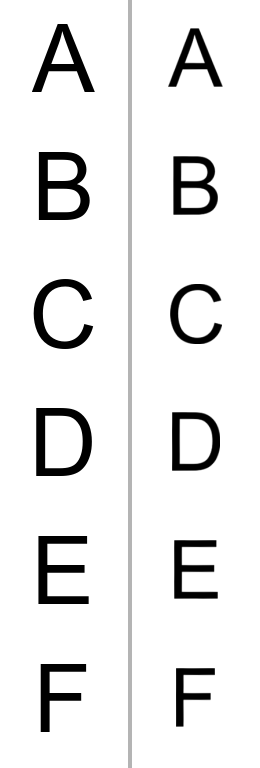
#> input picture docs/figuras/opencv_extractor_simulado.png, 260 x 768 px
$ python -i 02_extraer_recortes.py   (imports and definitions only)
#> lines starting #> are read from the running program, lines starting #| are printed output that depends on the picture; after the words box and inside, x2 and y2 are one past the last pixel; in counts of white or black regions, pixels touching at a corner belong together
#> further down, picture is the input picture: shape (768, 260); min 0, max 255, mean 234.3
"""Extrae y normaliza recortes manuscritos (1x128x128) desde hojas escaneadas o fotografiadas.

Pipeline OpenCV por hoja:
1. Detecta los 4 marcadores negros cuadrados de las esquinas.
2. Aplica corrección de perspectiva (`warpPerspective`) al lienzo calibrado (2550x3300).
3. Recorta cada celda según `data/templates/template_layout.json` eliminando bordes y línea base.
4. Limpia ruido/sombras con umbral adaptativo, centra horizontalmente respetando proporciones
   verticales y empareja cada glifo real `y` con su glifo base `x` (misma fuente que sintéticos).
5. Guarda `data/real_pairs/{train,val,test_unseen}/{x,y}/` y `metadata.csv`.

Uso real:
    python -m src.data.02_extraer_recortes --scans-dir data/raw_scans --output-dir data/real_pairs

Uso de prueba simulada (sin hojas impresas):
    python -m src.data.02_extraer_recortes --simulate-test
"""

from __future__ import annotations

import argparse
import csv
import json
from pathlib import Path

import cv2
import numpy as np
from PIL import Image

from src.config import IMG_SIZE
from src.data.glyph_render import get_default_base_font_path, render_glyph

IMAGE_EXTS = {".png", ".jpg", ".jpeg", ".bmp", ".tif", ".tiff", ".webp"}


def detect_corner_markers(gray: np.ndarray) -> np.ndarray:
    """Detecta los centros (x, y) de los 4 marcadores negros de esquina.

    Devuelve un arreglo float32 de forma (4, 2) ordenado:
    [top_left, top_right, bottom_right, bottom_left].
    """
    h, w = gray.shape[:2]
#> h = 768; w = 260
    img_area = float(h * w)
#> img_area = 199680

    blurred = cv2.GaussianBlur(gray, (5, 5), 0)
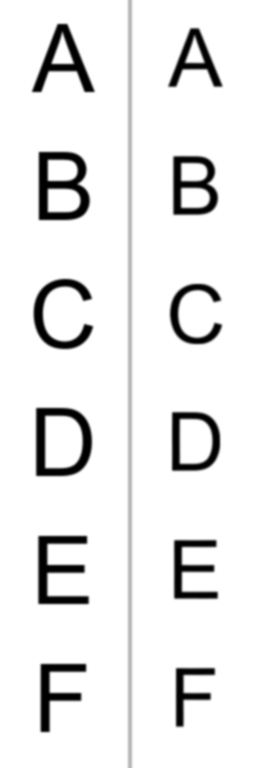
#> blurred: shape (768, 260); min 0, max 255, mean 234.3
    # Umbral adaptativo invertido + Otsu combinado para manejar tanto fotos con sombra como escaneos limpios
    _, thresh_otsu = cv2.threshold(blurred, 0, 255, cv2.THRESH_BINARY_INV + cv2.THRESH_OTSU)
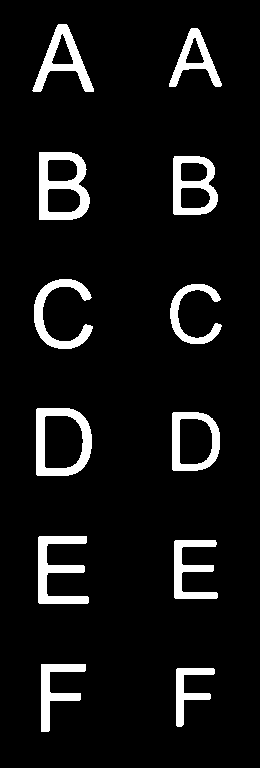
#> thresh_otsu: shape (768, 260); 7.9% white; 12 white regions, largest, box (x1, y1, x2, y2) and area: (39, 152, 90, 220) 1855, (36, 408, 92, 476) 1682, (38, 536, 89, 604) 1573
    thresh_adapt = cv2.adaptiveThreshold(
        blurred, 255, cv2.ADAPTIVE_THRESH_GAUSSIAN_C, cv2.THRESH_BINARY_INV, 51, 15
    )
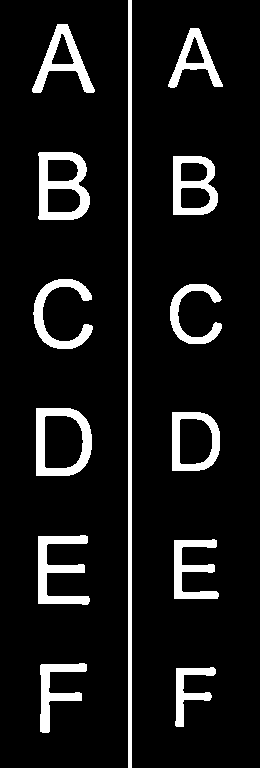
#> thresh_adapt: shape (768, 260); 9.7% white; 13 white regions, largest, box (x1, y1, x2, y2) and area: (128, 0, 132, 768) 3072, (38, 152, 90, 220) 1863, (36, 408, 92, 476) 1697

    candidates: list[tuple[float, float, float]] = []  # (cx, cy, area)
    for binary in (thresh_otsu, thresh_adapt):
        kernel = cv2.getStructuringElement(cv2.MORPH_RECT, (5, 5))
        closed = cv2.morphologyEx(binary, cv2.MORPH_CLOSE, kernel)
        contours, _ = cv2.findContours(closed, cv2.RETR_EXTERNAL, cv2.CHAIN_APPROX_SIMPLE)

        for cnt in contours:
            area = cv2.contourArea(cnt)
            if area < img_area * 0.0002 or area > img_area * 0.03:
                continue
            x, y, bw, bh = cv2.boundingRect(cnt)
            if bh == 0 or bw == 0:
                continue
            aspect = bw / float(bh)
            if not (0.70 <= aspect <= 1.40):
                continue
            fill_ratio = area / float(bw * bh)
            if fill_ratio < 0.72:
                continue
            hull = cv2.convexHull(cnt)
            hull_area = cv2.contourArea(hull)
            solidity = area / hull_area if hull_area > 0 else 0.0
            if solidity < 0.85:
                continue
            cx = x + bw * 0.5
            cy = y + bh * 0.5
            candidates.append((cx, cy, area))

        if len(candidates) >= 4:
            break
#> this loop made 1 pass
#> after the loop, candidates = [(196, 441.5, 2477.5), (64, 442, 3348), (195.5, 185.5, 2289.5), (64.5, 186, 3005.5)]

    if len(candidates) < 4:
        raise RuntimeError(
            f"Solo se detectaron {len(candidates)} marcadores válidos (se requieren 4). "
            "Verifica que los 4 cuadros negros de esquina sean completamente visibles."
        )

    pts = np.array([[c[0], c[1]] for c in candidates], dtype=np.float32)
#> pts = [[196, 441.5], [64, 442], [195.5, 185.5], [64.5, 186]]

    # Seleccionar el punto más cercano a cada una de las 4 esquinas de la imagen
    corners = np.array(
        [[0.0, 0.0], [float(w), 0.0], [float(w), float(h)], [0.0, float(h)]],
        dtype=np.float32,
    )
#> corners = [[0, 0], [260, 0], [260, 768], [0, 768]]
    selected = []
    used_idx: set[int] = set()
    for corner in corners:
        dists = np.linalg.norm(pts - corner, axis=1)
        for idx in np.argsort(dists):
            if int(idx) not in used_idx:
                used_idx.add(int(idx))
                selected.append(pts[int(idx)])
                break
#> this loop made 4 passes
#> dists on passes 1 to 4: [483.1, 446.6, 269.5, 196.9], [446.1, 483.5, 196.4, 269.8], [332.7, 380.4, 586.1, 614], [380.8, 332.2, 614.4, 585.6]
#> after the loop, selected = [[64.5, 186], [195.5, 185.5], [196, 441.5], [64, 442]]; used_idx = 4 items

    if len(selected) != 4:
        raise RuntimeError("No se pudieron asignar 4 marcadores únicos a las esquinas.")

    return np.array(selected, dtype=np.float32)


# [307 lines left out: functions warp_page_to_template, clean_and_normalize_cell, extract_from_scans, run_simulated_test, main, not called in this run]


# [2 lines not run here, left out]

>>> import cv2
>>> picture = cv2.imread('../../docs/figuras/opencv_extractor_simulado.png', cv2.IMREAD_GRAYSCALE)
>>> result = detect_corner_markers(picture)
#> result has the same summary as selected in detect_corner_markers

$ run again, on docs/figuras/auditoria_calidad_real_30.png
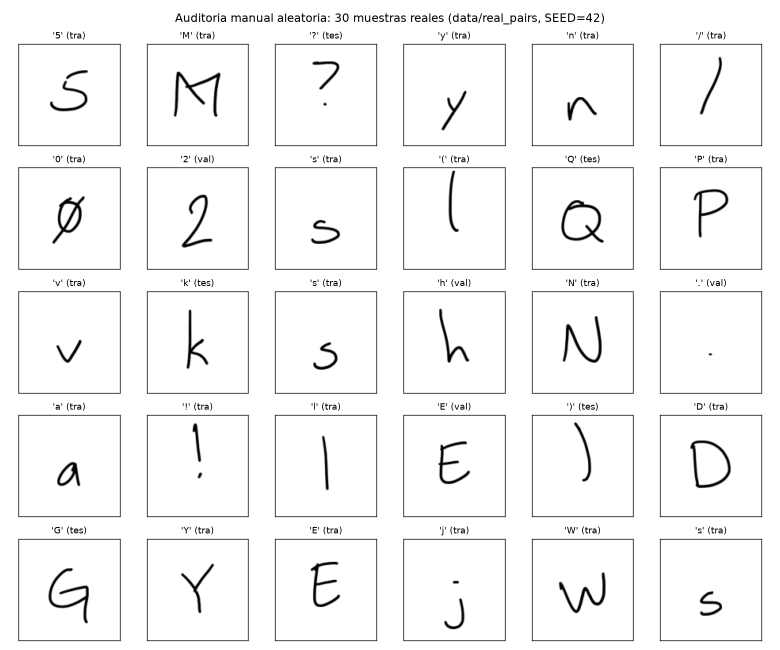
#> input picture docs/figuras/auditoria_calidad_real_30.png, 1560 x 1300 px (shown at 1/2 size)
#> picture is the input picture: shape (1300, 1560); min 0, max 255, mean 245.7
#> in detect_corner_markers, `_, thresh_otsu = cv2.threshold(blurred, 0, 255, cv2.THRESH_BINARY_INV ..`:
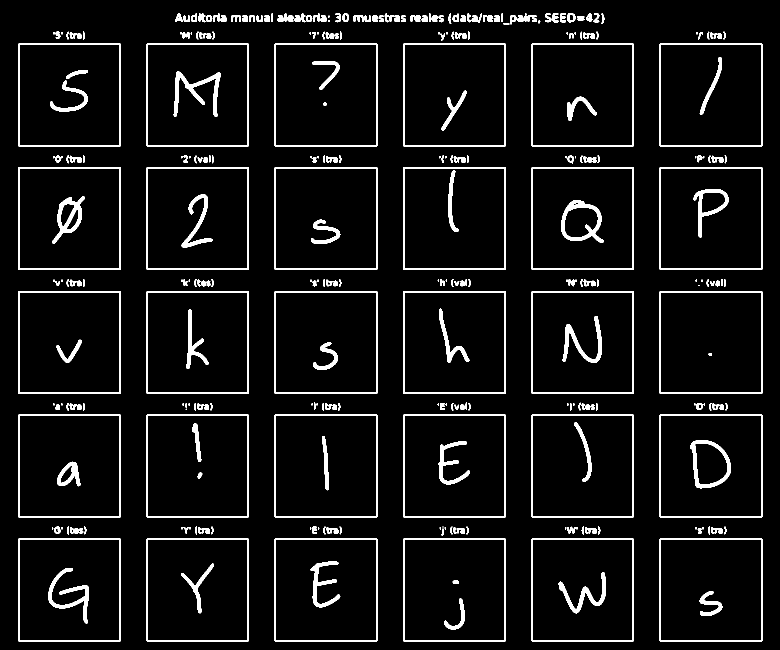
#> thresh_otsu: shape (1300, 1560) (shown at 1/2 size); 6.4% white; 321 white regions (65 under 20 px), largest, box (x1, y1, x2, y2) and area: (36, 87, 242, 293) 2432, (549, 87, 755, 293) 2432, (806, 87, 1012, 293) 2432
#> thresh_adapt: shape (1300, 1560); 6.4% white; 305 white regions (20 under 20 px), largest, box (x1, y1, x2, y2) and area: (35, 86, 243, 294) 2448, (548, 86, 756, 294) 2448, (805, 86, 1013, 294) 2448
#> the loop in detect_corner_markers, `for binary in (thresh_otsu, thresh_adapt):` made 1 pass
#> pass 1, in detect_corner_markers, `closed = cv2.morphologyEx(binary, cv2.MORPH_CLOSE, kernel)`:
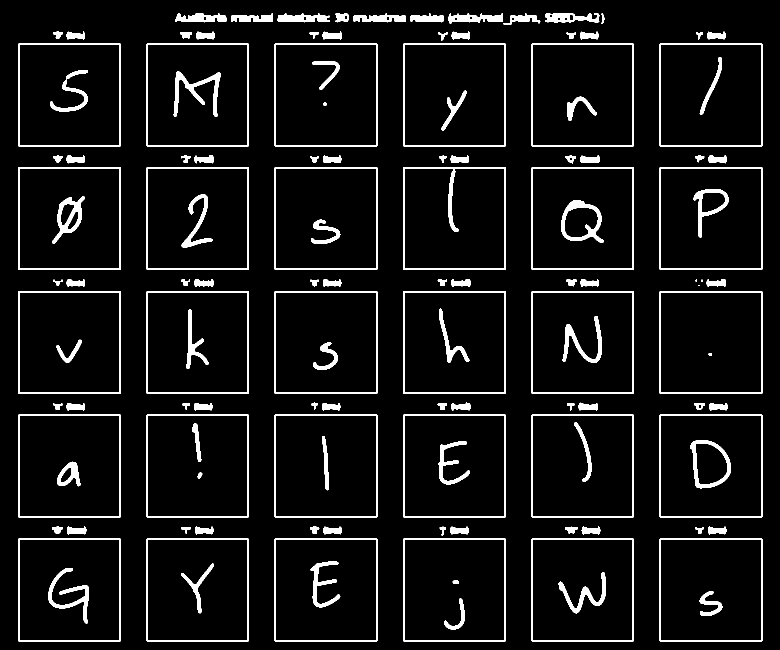
#> closed: shape (1300, 1560) (shown at 1/2 size); 6.8% white; 134 white regions (3 under 20 px), largest, box (x1, y1, x2, y2) and area: (806, 334, 1012, 540) 3357, (36, 87, 242, 293) 2432, (549, 87, 755, 293) 2432
#> after the loop in detect_corner_markers, `for binary in (thresh_otsu, thresh_adapt):`: candidates = 30 items, first 6: (1422, 1180, 42023), (1165.5, 1180, 41818), (909, 1180, 42023), (652, 1180, 42023), (395.5, 1180, 41818), (139, 1180, 42023)
#> pts = 30 pairs, first value 139 to 1422, second value 190 to 1180
#> after the loop in detect_corner_markers, `for corner in corners:`: selected = [[139, 190], [1422, 190], [1422, 1180], [139, 1180]]; used_idx = 4 items
#> result has the same summary as selected in detect_corner_markers
